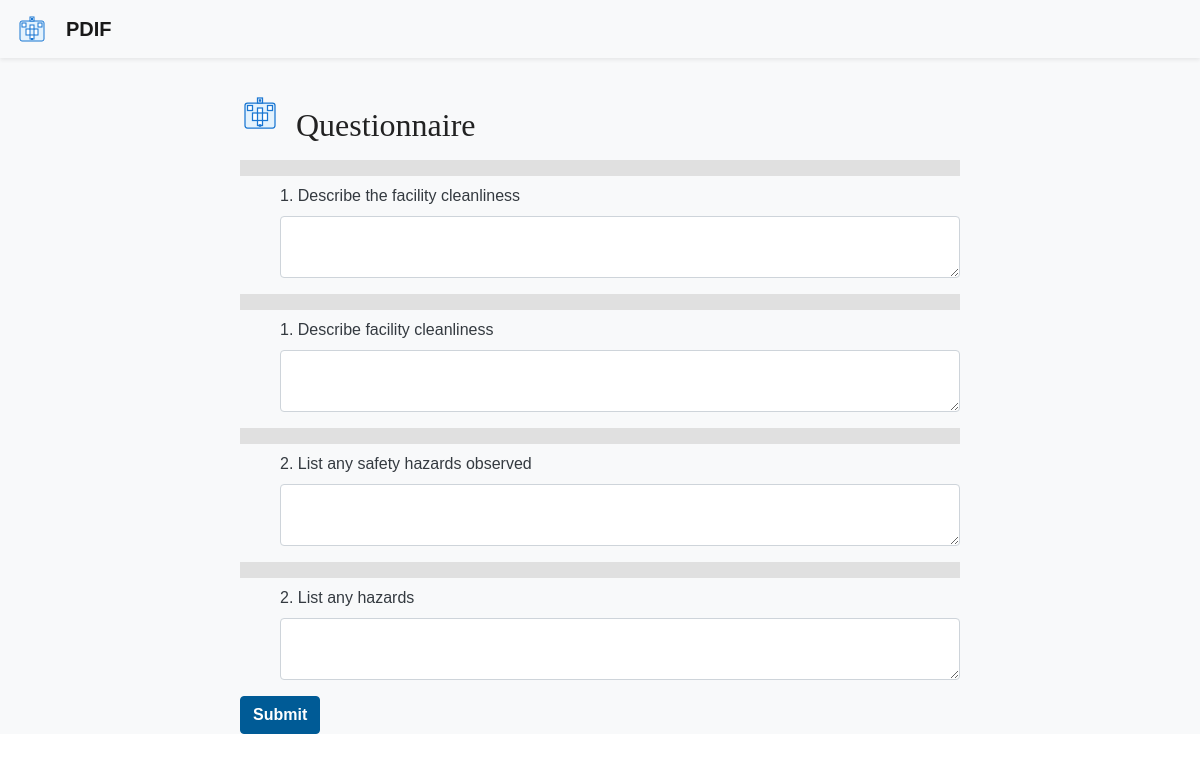
Screenshot of /questionnaire/ with the database file from the repository.
### inspections/models.py (models this page shows, shortened)
class Question(models.Model):
    organization = models.ForeignKey(Organization, on_delete=models.CASCADE)
    text = models.TextField()
    sort_order = models.PositiveIntegerField(default=0)
    class Meta:
        ordering = ['sort_order']

### inspections/views.py (the view)
# urls.py: path('questionnaire/', views.questionnaire, name='questionnaire'),
def questionnaire(request):
    org = Organization.objects.first()
    if request.method == 'POST':
        data = {k: v for k, v in request.POST.items() if k.startswith('q_')}
        submission = Submission.objects.create(organization=org, data=data)
        return redirect('inspections:completion', pk=submission.pk)
    questions = Question.objects.filter(organization=org)
    return render(request, 'inspections/questionnaire.html', {'questions': questions})

### core/context_processors.py (called while the page is built)
def current_organization(request):
    org = Organization.objects.first()
    branding = None
    if org:
        try:
            branding = org.branding
        except Branding.DoesNotExist:
            branding = None
    return {
        'current_org': org,
        'branding': branding,
    }

### templates/inspections/questionnaire.html (shortened to what this page needs)
{% extends 'base.html' %}
{% load static %}
{% block content %}
<div class="d-flex align-items-center mb-3" style="gap:1em;">
    <img src="{% static 'img/hospital.svg' %}" alt="Hospital" style="height:40px;" />
    <h2 class="mb-0">Questionnaire</h2>
</div>
<form method="post">
    {% for q in questions %}
    <div class="bar" style="background:#e0e0e0;"></div>
    <div class="form-group d-flex align-items-start" style="gap:1em;">
        <div style="flex:1;">
            <label>{{ q.sort_order }}. {{ q.text }}</label>
            <textarea class="form-control" name="q_{{ q.id }}"></textarea>
        </div>
    </div>
    {% endfor %}
    <button type="submit" class="btn btn-primary">Submit</button>
</form>
{% endblock %}

### static/css/pdif.css (style rules this page uses)
html, body { background-color: #ffffff; color: #333333; font-family: 'Arial', sans-serif; line-height: 1.5; }
.bar { height: 1em; margin-bottom: .5em; }
h1, h2, h3, h4, h5, h6 { font-family: Georgia, 'Times New Roman', serif; color: #222222; margin-top: 1.5rem; margin-bottom: .75rem; }
input, textarea, select { font-family: inherit; }
.btn-primary { background-color: #005b96; border-color: #005b96; font-weight: 600; }

### rows the page displays
Question: sort_order "1", text "Describe the facility cleanliness"
Question: sort_order "1", text "Describe facility cleanliness"
Question: sort_order "2", text "List any safety hazards observed"
Question: sort_order "2", text "List any hazards"
